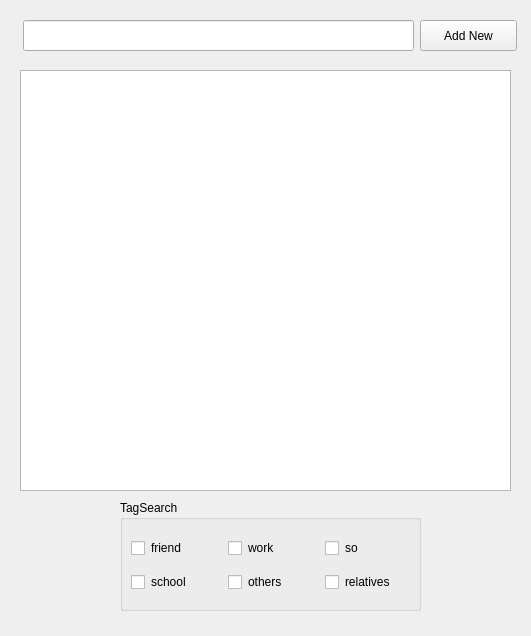
<?xml version="1.0" encoding="UTF-8"?>
<ui version="4.0">
 <class>MainWindow</class>
 <widget class="QMainWindow" name="MainWindow">
  <property name="geometry">
   <rect>
    <x>0</x>
    <y>0</y>
    <width>531</width>
    <height>636</height>
   </rect>
  </property>
  <property name="focusPolicy">
   <enum>Qt::ClickFocus</enum>
  </property>
  <property name="windowTitle">
   <string>ContactsManager</string>
  </property>
  <property name="styleSheet">
   <string notr="true">border-color: rgb(43, 39, 255);</string>
  </property>
  <widget class="QWidget" name="centralWidget">
   <widget class="QStackedWidget" name="stackedWidget">
    <property name="geometry">
     <rect>
      <x>10</x>
      <y>0</y>
      <width>511</width>
      <height>621</height>
     </rect>
    </property>
    <property name="currentIndex">
     <number>0</number>
    </property>
    <widget class="QWidget" name="page">
     <widget class="QTableView" name="tableInventory">
      <property name="geometry">
       <rect>
        <x>10</x>
        <y>70</y>
        <width>491</width>
        <height>421</height>
       </rect>
      </property>
      <property name="cornerButtonEnabled">
       <bool>true</bool>
      </property>
     </widget>
     <widget class="QPushButton" name="pushButtonAddNew">
      <property name="geometry">
       <rect>
        <x>410</x>
        <y>20</y>
        <width>97</width>
        <height>31</height>
       </rect>
      </property>
      <property name="focusPolicy">
       <enum>Qt::ClickFocus</enum>
      </property>
      <property name="text">
       <string>Add New</string>
      </property>
     </widget>
     <widget class="QGroupBox" name="groupBoxTagSearch">
      <property name="geometry">
       <rect>
        <x>110</x>
        <y>500</y>
        <width>301</width>
        <height>111</height>
       </rect>
      </property>
      <property name="title">
       <string>TagSearch</string>
      </property>
      <widget class="QCheckBox" name="checkBox">
       <property name="geometry">
        <rect>
         <x>11</x>
         <y>39</y>
         <width>71</width>
         <height>18</height>
        </rect>
       </property>
       <property name="text">
        <string>friend</string>
       </property>
      </widget>
      <widget class="QCheckBox" name="checkBox_2">
       <property name="geometry">
        <rect>
         <x>108</x>
         <y>39</y>
         <width>61</width>
         <height>18</height>
        </rect>
       </property>
       <property name="text">
        <string>work</string>
       </property>
      </widget>
      <widget class="QCheckBox" name="checkBox_3">
       <property name="geometry">
        <rect>
         <x>205</x>
         <y>39</y>
         <width>81</width>
         <height>18</height>
        </rect>
       </property>
       <property name="text">
        <string>so</string>
       </property>
      </widget>
      <widget class="QCheckBox" name="checkBox_4">
       <property name="geometry">
        <rect>
         <x>11</x>
         <y>73</y>
         <width>81</width>
         <height>18</height>
        </rect>
       </property>
       <property name="text">
        <string>school</string>
       </property>
      </widget>
      <widget class="QCheckBox" name="checkBox_5">
       <property name="geometry">
        <rect>
         <x>108</x>
         <y>73</y>
         <width>81</width>
         <height>18</height>
        </rect>
       </property>
       <property name="text">
        <string>others</string>
       </property>
      </widget>
      <widget class="QCheckBox" name="checkBox_6">
       <property name="geometry">
        <rect>
         <x>205</x>
         <y>73</y>
         <width>81</width>
         <height>18</height>
        </rect>
       </property>
       <property name="text">
        <string>relatives</string>
       </property>
      </widget>
     </widget>
     <widget class="QLineEdit" name="filterEdit">
      <property name="geometry">
       <rect>
        <x>13</x>
        <y>20</y>
        <width>391</width>
        <height>31</height>
       </rect>
      </property>
     </widget>
    </widget>
    <widget class="QWidget" name="page_3">
     <widget class="QPushButton" name="backToPage">
      <property name="geometry">
       <rect>
        <x>10</x>
        <y>10</y>
        <width>113</width>
        <height>32</height>
       </rect>
      </property>
      <property name="text">
       <string>back</string>
      </property>
     </widget>
     <widget class="QLabel" name="label">
      <property name="geometry">
       <rect>
        <x>51</x>
        <y>100</y>
        <width>36</width>
        <height>16</height>
       </rect>
      </property>
      <property name="text">
       <string>Name</string>
      </property>
     </widget>
     <widget class="QLabel" name="label_2">
      <property name="geometry">
       <rect>
        <x>51</x>
        <y>150</y>
        <width>54</width>
        <height>16</height>
       </rect>
      </property>
      <property name="text">
       <string>Surname</string>
      </property>
     </widget>
     <widget class="QLabel" name="label_3">
      <property name="geometry">
       <rect>
        <x>51</x>
        <y>190</y>
        <width>39</width>
        <height>16</height>
       </rect>
      </property>
      <property name="text">
       <string>Phone</string>
      </property>
     </widget>
     <widget class="QLabel" name="label_4">
      <property name="geometry">
       <rect>
        <x>51</x>
        <y>240</y>
        <width>33</width>
        <height>16</height>
       </rect>
      </property>
      <property name="text">
       <string>Email</string>
      </property>
     </widget>
     <widget class="QLabel" name="label_5">
      <property name="geometry">
       <rect>
        <x>51</x>
        <y>280</y>
        <width>36</width>
        <height>16</height>
       </rect>
      </property>
      <property name="text">
       <string>Notes</string>
      </property>
     </widget>
     <widget class="QPushButton" name="deleteButton">
      <property name="geometry">
       <rect>
        <x>110</x>
        <y>440</y>
        <width>321</width>
        <height>32</height>
       </rect>
      </property>
      <property name="styleSheet">
       <string notr="true">background-color: rgb(252, 10, 25)</string>
      </property>
      <property name="text">
       <string>DELETE</string>
      </property>
     </widget>
     <widget class="QLineEdit" name="textEditName1">
      <property name="geometry">
       <rect>
        <x>114</x>
        <y>96</y>
        <width>291</width>
        <height>31</height>
       </rect>
      </property>
     </widget>
     <widget class="QLineEdit" name="textEditSurname1">
      <property name="geometry">
       <rect>
        <x>114</x>
        <y>141</y>
        <width>291</width>
        <height>31</height>
       </rect>
      </property>
     </widget>
     <widget class="QLineEdit" name="textEditPhone1">
      <property name="geometry">
       <rect>
        <x>114</x>
        <y>186</y>
        <width>291</width>
        <height>31</height>
       </rect>
      </property>
     </widget>
     <widget class="QLineEdit" name="textEditEmail1">
      <property name="geometry">
       <rect>
        <x>114</x>
        <y>231</y>
        <width>291</width>
        <height>31</height>
       </rect>
      </property>
     </widget>
     <widget class="QLineEdit" name="textEditNotes1">
      <property name="geometry">
       <rect>
        <x>114</x>
        <y>276</y>
        <width>291</width>
        <height>31</height>
       </rect>
      </property>
     </widget>
     <widget class="QGroupBox" name="groupBox">
      <property name="geometry">
       <rect>
        <x>79</x>
        <y>310</y>
        <width>361</width>
        <height>121</height>
       </rect>
      </property>
      <property name="title">
       <string>Tag</string>
      </property>
      <widget class="QRadioButton" name="radioFriend">
       <property name="geometry">
        <rect>
         <x>31</x>
         <y>50</y>
         <width>101</width>
         <height>18</height>
        </rect>
       </property>
       <property name="text">
        <string>friend</string>
       </property>
      </widget>
      <widget class="QRadioButton" name="radioWork">
       <property name="geometry">
        <rect>
         <x>141</x>
         <y>50</y>
         <width>101</width>
         <height>18</height>
        </rect>
       </property>
       <property name="text">
        <string>work</string>
       </property>
      </widget>
      <widget class="QRadioButton" name="radioSchool">
       <property name="geometry">
        <rect>
         <x>31</x>
         <y>82</y>
         <width>101</width>
         <height>18</height>
        </rect>
       </property>
       <property name="text">
        <string>school</string>
       </property>
      </widget>
      <widget class="QRadioButton" name="radioSO">
       <property name="geometry">
        <rect>
         <x>252</x>
         <y>50</y>
         <width>101</width>
         <height>18</height>
        </rect>
       </property>
       <property name="text">
        <string>so</string>
       </property>
      </widget>
      <widget class="QRadioButton" name="radioRelative">
       <property name="geometry">
        <rect>
         <x>252</x>
         <y>82</y>
         <width>101</width>
         <height>18</height>
        </rect>
       </property>
       <property name="text">
        <string>relatives</string>
       </property>
      </widget>
      <widget class="QRadioButton" name="radioOthers">
       <property name="geometry">
        <rect>
         <x>141</x>
         <y>82</y>
         <width>101</width>
         <height>18</height>
        </rect>
       </property>
       <property name="text">
        <string>others</string>
       </property>
      </widget>
     </widget>
    </widget>
    <widget class="QWidget" name="page_2"/>
   </widget>
  </widget>
  <widget class="QStatusBar" name="statusBar"/>
 </widget>
 <layoutdefault spacing="6" margin="11"/>
 <resources/>
 <connections/>
</ui>
